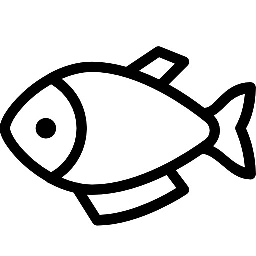
#> input picture img/fish.jpg, 256 x 256 px
$ python geo_affine.py
#> lines starting #> are read from the running program, lines starting #| are printed output that depends on the picture; after the words box and inside, x2 and y2 are one past the last pixel; in counts of white or black regions, pixels touching at a corner belong together
import cv2
import numpy as np
from matplotlib import pyplot as plt

file_name = '../img/fish.jpg'
img = cv2.imread(file_name)
#> img is the input picture: shape (256, 256, 3); min 0, max 255, mean 211.5
rows, cols = img.shape[:2]
#> rows = 256; cols = 256

pts1 = np.float32([[50,50], [200,50], [50,200]])
pts2 = np.float32([[40,80], [200,50], [100,150]])

cv2.circle(img, (50,50), 5, (2550,0), -1)
#> img: shape (256, 256, 3); 0.12% of pixels changed, all inside (x1, y1, x2, y2) = (45, 45, 56, 56)
cv2.circle(img, (200,50), 5, (0,255,0), -1)
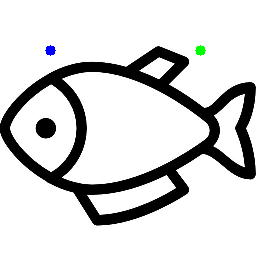
#> img: shape (256, 256, 3); mean B, G, R 211.1, 211.1, 210.8
cv2.circle(img, (50,200), 5, (0,0,255), -1)
#> img: shape (256, 256, 3); 0.12% of pixels changed, all inside (x1, y1, x2, y2) = (45, 195, 56, 206)

m = cv2.getAffineTransform(pts1, pts2)
print(m)
result = cv2.warpAffine(img, m, (cols, rows))
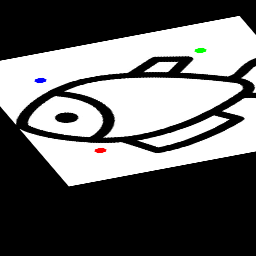
#> result: shape (256, 256, 3); mean B, G, R 102.8, 102.8, 102.8

# [4 lines of commented-out code are left out]
plt.subplot(121);plt.imshow(img);plt.title('origin')
plt.subplot(122);plt.imshow(result);plt.title('affine')
plt.show()
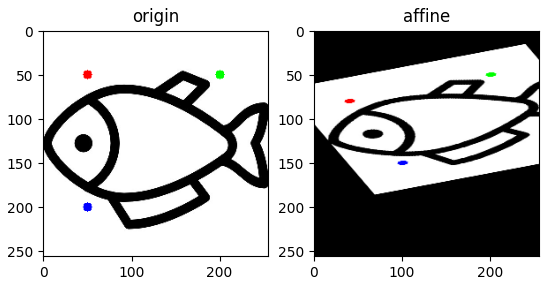
#> figure drawn by matplotlib, 2 panels; B, G, R data is drawn as R, G, B

$ run again, with img/bright.jpg copied over img/fish.jpg
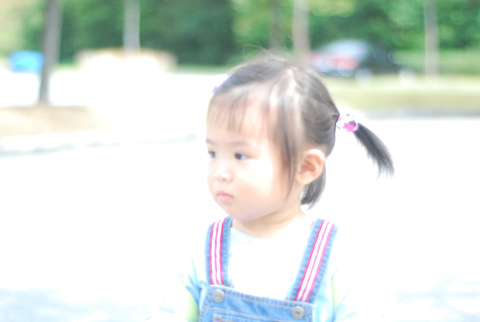
#> input picture img/bright.jpg, 480 x 322 px
#> img is the input picture: shape (322, 480, 3); mean B, G, R 216.5, 222.7, 215.1
#> `result = cv2.warpAffine(img, m, (cols, rows))`:
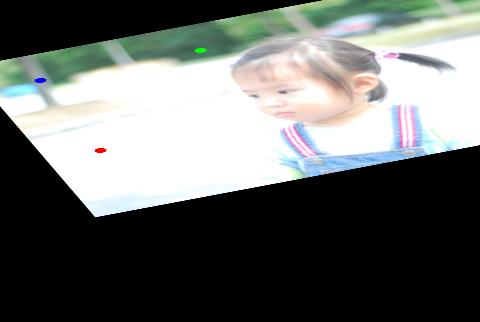
#> result: shape (322, 480, 3); mean B, G, R 105.3, 107.8, 104.5
#> `plt.show()`:
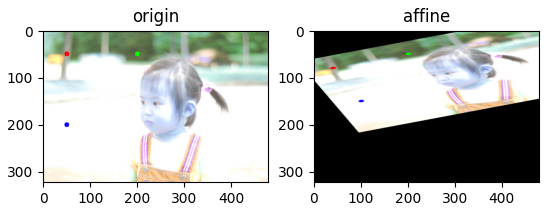
#> figure drawn by matplotlib, 2 panels; B, G, R data is drawn as R, G, B
